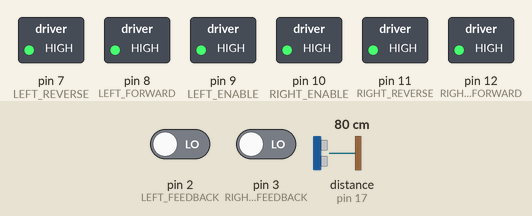
Simulated run of this sketch. Board: Arduino Uno, built with avr-gcc and run on an emulated ATmega328P. Shown: switched loads named in the sketch (green lamp = pin HIGH). The test bench sets the inputs (shaded band); at power-on: pin 2 (LEFT_FEEDBACK) LOW, pin 3 (RIGHT_FEEDBACK) LOW, distance to the obstacle (sensor on pin 17) 80 cm. The echo pulse lasts 58.3 µs per cm; what the sketch prints to the serial monitor is not drawn. At 2.6 s the program stops and its outputs stay as they are.

Above: at 0.1 s.
At 2.1 s:
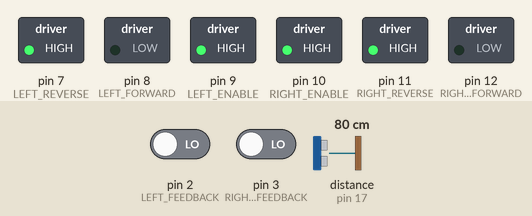
Timing chart, 0 to 4.1 s (numbered marks = the images above):
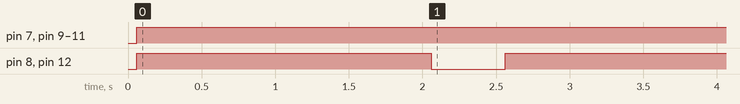

The sketch:

Story_10_TheThirdTeam_V1.ino
```cpp
#include <NewPing.h>
#define TRIGGER_DOWN 13
#define ECHO_DOWN 17
#define MAX_DISTANCE 200

NewPing sonar(TRIGGER_DOWN, ECHO_DOWN,MAX_DISTANCE);

const int LEFT_FEEDBACK = 2; // Pin numbers on Rover
const int RIGHT_FEEDBACK = 3;

volatile int leftcounter = 0; // initiate counter to zero for start
volatile int rightcounter = 0; // counter could always be reset
volatile int leftspeed = 160;
volatile int rightspeed = 160;
volatile int direction = 0;//what the rover is doing right now
volatile int times = 0;


const int RIGHT_FORWARD = 12;
const int RIGHT_REVERSE = 11;
const int RIGHT_ENABLE = 10;
const int LEFT_ENABLE = 9;
const int LEFT_FORWARD = 8;
const int LEFT_REVERSE = 7;

const int FORWARD_IN_MILLISECONDS = 5000;
const int STOP_IN_MILLISECONDS = 1000;
const int REVERSE_IN_MILLISECONDS = 2000;

const int COUNTS_PER_METRE = 435;

void setup()
{
  Serial.begin(115200);
  attachInterrupt(digitalPinToInterrupt(LEFT_FEEDBACK),LeftMotorISR,RISING);
  attachInterrupt(digitalPinToInterrupt(RIGHT_FEEDBACK),RightMotorISR,RISING);

  sonar.ping_cm();

  pinMode(RIGHT_FORWARD, OUTPUT);
  pinMode(LEFT_FORWARD, OUTPUT);

  pinMode(RIGHT_ENABLE, OUTPUT);
  pinMode(LEFT_ENABLE, OUTPUT);

  pinMode(RIGHT_REVERSE, OUTPUT);
  pinMode(LEFT_REVERSE, OUTPUT);

}

void loop()
{
  delay(50);
  Serial.print("Ping:");
  int distance = sonar.ping_cm();
  Serial.print(distance);
  Serial.println("cm");

  if (distance >= 15)
  {
  HardStop();
  delay(2000);
  Reverse();
  delay(500);
  HardStop();
  exit(0);

  }
  else
  {
    TurnOnMotors();
    MoveForward();
  }

}

void MoveForward()
{
  TurnOnMotors();
  digitalWrite(RIGHT_REVERSE, LOW);
  digitalWrite(LEFT_REVERSE, LOW);

  digitalWrite(RIGHT_FORWARD, HIGH);
  digitalWrite(LEFT_FORWARD, HIGH);
}

void Reverse()
{
  TurnOnMotors();

  digitalWrite(RIGHT_FORWARD, LOW);
  digitalWrite(LEFT_FORWARD, LOW);

  digitalWrite(RIGHT_REVERSE, HIGH);
  digitalWrite(LEFT_REVERSE, HIGH);
}

void TurnOffMotors()
{
  digitalWrite(RIGHT_ENABLE,LOW);
  digitalWrite(LEFT_ENABLE,LOW);
}

void TurnRight()
{
  digitalWrite(RIGHT_REVERSE, HIGH);
  digitalWrite(LEFT_FORWARD, HIGH);
  digitalWrite(RIGHT_FORWARD, LOW);
  digitalWrite(LEFT_REVERSE, LOW);
}

void TurnLeft()
{
  digitalWrite(RIGHT_REVERSE, LOW);
  digitalWrite(LEFT_FORWARD, LOW);
  digitalWrite(RIGHT_FORWARD, HIGH);
  digitalWrite(LEFT_REVERSE, HIGH);
}

void TurnOnMotors()
{
  digitalWrite(RIGHT_ENABLE, HIGH);
  digitalWrite(LEFT_ENABLE, HIGH);
}

void Left90()
{
    TurnOnMotors();
    TurnLeft();
  delay(690);
    TurnOffMotors();
    direction = 0;
    delay(1000);
}

void Right90()
{
  TurnOnMotors();
    TurnRight();
  delay(690);
    TurnOffMotors();
    direction = 0;
    delay(100);
}

void HardStop()
{

  digitalWrite(RIGHT_ENABLE,HIGH);
  digitalWrite(LEFT_ENABLE,HIGH);
  digitalWrite(LEFT_FORWARD,HIGH);
  digitalWrite(RIGHT_FORWARD,HIGH);
  digitalWrite(LEFT_REVERSE,HIGH);
  digitalWrite(RIGHT_REVERSE,HIGH);
}

void LeftMotorISR(){
  // adds one to the counter on each motor revolution
  leftcounter++;
}
void RightMotorISR() {
  // adds one to the counter on each motor revolution
  rightcounter++;
}
```

Measured:
- by itself, pin 7 (LEFT_REVERSE), pin 9 (LEFT_ENABLE), pin 10 (RIGHT_ENABLE), pin 11 (RIGHT_REVERSE): LOW → HIGH at 0.06 s
- by itself, pin 8 (LEFT_FORWARD), pin 12 (RIGHT_FORWARD): LOW → HIGH at 0.06 s, → LOW 2.0 s later, → HIGH 0.50 s later
